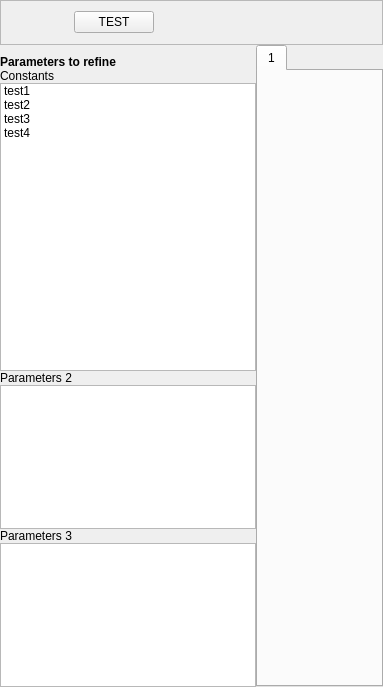
          <widget class="QWidget" name="bstac_modes">
           <layout class="QVBoxLayout" name="verticalLayout_10">
            <property name="spacing">
             <number>0</number>
            </property>
            <property name="leftMargin">
             <number>0</number>
            </property>
            <property name="topMargin">
             <number>0</number>
            </property>
            <property name="rightMargin">
             <number>0</number>
            </property>
            <property name="bottomMargin">
             <number>0</number>
            </property>
            <item>
             <widget class="QFrame" name="frame_3">
              <property name="sizePolicy">
               <sizepolicy hsizetype="Preferred" vsizetype="Maximum">
                <horstretch>0</horstretch>
                <verstretch>0</verstretch>
               </sizepolicy>
              </property>
              <property name="frameShape">
               <enum>QFrame::StyledPanel</enum>
              </property>
              <property name="frameShadow">
               <enum>QFrame::Raised</enum>
              </property>
              <layout class="QHBoxLayout" name="horizontalLayout_11">
               <item>
                <widget class="QToolButton" name="add_titration">
                 <property name="text">
                  <string/>
                 </property>
                 <property name="icon">
                  <iconset resource="../../../resources/base/resources.qrc">
                   <normaloff>:/icons/plus.png</normaloff>:/icons/plus.png</iconset>
                 </property>
                 <property name="iconSize">
                  <size>
                   <width>18</width>
                   <height>18</height>
                  </size>
                 </property>
                 <property name="autoRaise">
                  <bool>true</bool>
                 </property>
                </widget>
               </item>
               <item>
                <widget class="QToolButton" name="remove_titration">
                 <property name="text">
                  <string/>
                 </property>
                 <property name="icon">
                  <iconset resource="../../../resources/base/resources.qrc">
                   <normaloff>:/icons/minus.png</normaloff>:/icons/minus.png</iconset>
                 </property>
                 <property name="iconSize">
                  <size>
                   <width>18</width>
                   <height>18</height>
                  </size>
                 </property>
                 <property name="autoRaise">
                  <bool>true</bool>
                 </property>
                </widget>
               </item>
               <item>
                <widget class="QPushButton" name="pushButton">
                 <property name="text">
                  <string>TEST</string>
                 </property>
                </widget>
               </item>
               <item>
                <spacer name="horizontalSpacer_4">
                 <property name="orientation">
                  <enum>Qt::Horizontal</enum>
                 </property>
                 <property name="sizeHint" stdset="0">
                  <size>
                   <width>40</width>
                   <height>20</height>
                  </size>
                 </property>
                </spacer>
               </item>
              </layout>
             </widget>
            </item>
            <item>
             <layout class="QHBoxLayout" name="horizontalLayout_13" stretch="0,1">
              <item>
               <layout class="QVBoxLayout" name="verticalLayout_13" stretch="0,0,2,0,1,0,1">
                <property name="topMargin">
                 <number>10</number>
                </property>
                <item>
                 <widget class="QLabel" name="label_7">
                  <property name="text">
                   <string>&lt;html&gt;&lt;head/&gt;&lt;body&gt;&lt;p&gt;&lt;span style=&quot; font-weight:700;&quot;&gt;Parameters to refine&lt;/span&gt;&lt;/p&gt;&lt;/body&gt;&lt;/html&gt;</string>
                  </property>
                 </widget>
                </item>
                <item>
                 <widget class="QLabel" name="label">
                  <property name="text">
                   <string>Constants</string>
                  </property>
                 </widget>
                </item>
                <item>
                 <widget class="QListWidget" name="listWidget">
                  <item>
                   <property name="text">
                    <string>test1</string>
                   </property>
                   <property name="checkState">
                    <enum>Unchecked</enum>
                   </property>
                   <property name="flags">
                    <set>ItemIsSelectable|ItemIsUserCheckable|ItemIsEnabled</set>
                   </property>
                  </item>
                  <item>
                   <property name="text">
                    <string>test2</string>
                   </property>
                   <property name="checkState">
                    <enum>Unchecked</enum>
                   </property>
                   <property name="flags">
                    <set>ItemIsSelectable|ItemIsUserCheckable|ItemIsEnabled</set>
                   </property>
                  </item>
                  <item>
                   <property name="text">
                    <string>test3</string>
                   </property>
                   <property name="checkState">
                    <enum>Unchecked</enum>
                   </property>
                   <property name="flags">
                    <set>ItemIsSelectable|ItemIsUserCheckable|ItemIsEnabled</set>
                   </property>
                  </item>
                  <item>
                   <property name="text">
                    <string>test4</string>
                   </property>
                   <property name="checkState">
                    <enum>Unchecked</enum>
                   </property>
                   <property name="flags">
                    <set>ItemIsSelectable|ItemIsUserCheckable|ItemIsEnabled</set>
                   </property>
                  </item>
                 </widget>
                </item>
                <item>
                 <widget class="QLabel" name="label_5">
                  <property name="text">
                   <string>Parameters 2</string>
                  </property>
                 </widget>
                </item>
                <item>
                 <widget class="QListWidget" name="listWidget_2"/>
                </item>
                <item>
                 <widget class="QLabel" name="label_6">
                  <property name="text">
                   <string>Parameters 3</string>
                  </property>
                 </widget>
                </item>
                <item>
                 <widget class="QListWidget" name="listWidget_3"/>
                </item>
               </layout>
              </item>
              <item>
               <widget class="QTabWidget" name="titration_tabs">
                <property name="currentIndex">
                 <number>0</number>
                </property>
                <widget class="QWidget" name="tab">
                 <property name="sizePolicy">
                  <sizepolicy hsizetype="Expanding" vsizetype="Expanding">
                   <horstretch>0</horstretch>
                   <verstretch>0</verstretch>
                  </sizepolicy>
                 </property>
                 <attribute name="title">
                  <string>1</string>
                 </attribute>
                 <layout class="QHBoxLayout" name="horizontalLayout_12">
                  <item>
                   <widget class="inputTitrationOpt" name="widget_5" native="true"/>
                  </item>
                 </layout>
                </widget>
               </widget>
              </item>
             </layout>
            </item>
           </layout>
          </widget>
